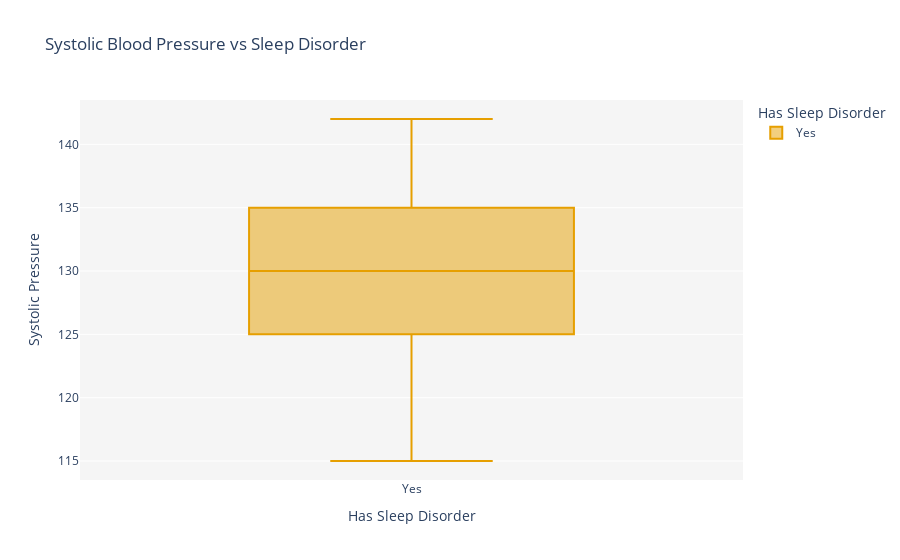
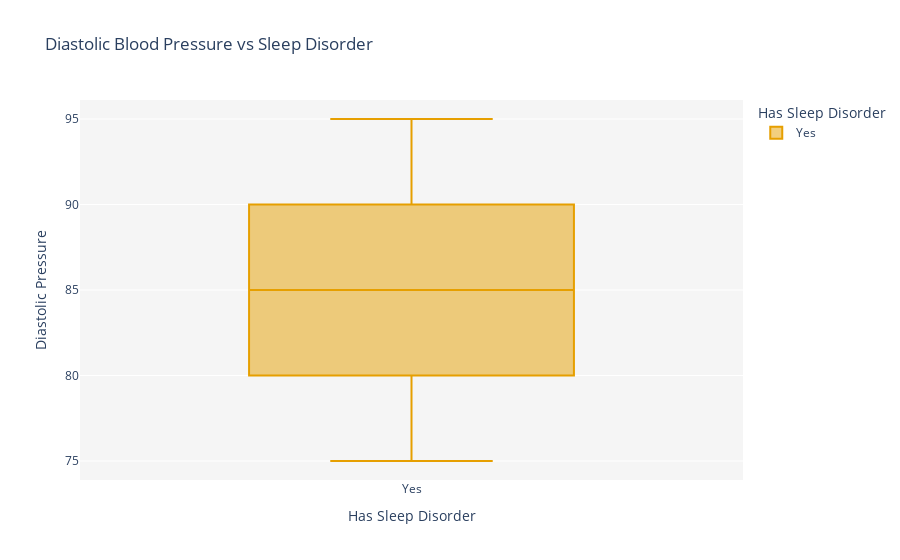
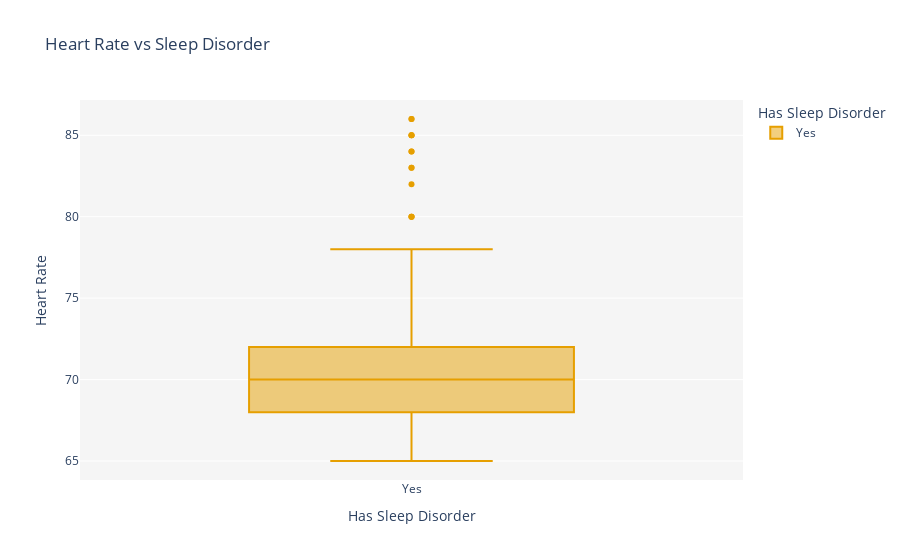

The notebook cell these images were saved under, in order:
### Markdown cell above
Null Hypothesis (H₀): There is no significant difference in blood pressure and heart rate between individuals with and without sleep disorders.
Alternative Hypothesis (H₁): There is a significant difference in blood pressure and heart rate between individuals with and without sleep disorders.

Since we are comparing two independent groups (with and without sleep disorders) on numerical variables (blood pressure, heart rate), we can use:
Independent t-test if the data is normally distributed.
Mann-Whitney U test if the data is not normally distributed (non-parametric alternative).
Levene’s test to check for equal variances before applying the t-test.
Check Normality Assumption:

Use the Shapiro-Wilk test or visualize with histograms/QQ plots.
Conduct Statistical Tests:

Apply the t-test (or Mann-Whitney U test) to compare means.
A p-value < 0.05 would indicate a statistically significant difference.

### Code cell
# Categorizing individuals based on sleep disorder status
df['Has Sleep Disorder'] = df['Sleep Disorder'].apply(lambda x: 'Yes' if x != 'None' else 'No')

# Define a color-blind friendly palette
color_palette = {'Yes': '#E69F00', 'No': '#56B4E9'}  # Orange and Blue

# Box plot for Systolic Pressure
fig1 = px.box(df, x='Has Sleep Disorder', y='Systolic Pressure',
              title='Systolic Blood Pressure vs Sleep Disorder',
              color='Has Sleep Disorder',
              color_discrete_map=color_palette)
fig1.update_layout(plot_bgcolor='#F5F5F5')  # Light gray background
fig1.show()

# Box plot for Diastolic Pressure
fig2 = px.box(df, x='Has Sleep Disorder', y='Diastolic Pressure',
              title='Diastolic Blood Pressure vs Sleep Disorder',
              color='Has Sleep Disorder',
              color_discrete_map=color_palette)
fig2.update_layout(plot_bgcolor='#F5F5F5')
fig2.show()

# Box plot for Heart Rate
fig3 = px.box(df, x='Has Sleep Disorder', y='Heart Rate',
              title='Heart Rate vs Sleep Disorder',
              color='Has Sleep Disorder',
              color_discrete_map=color_palette)
fig3.update_layout(plot_bgcolor='#F5F5F5')
fig3.show()

# Check distribution using histograms and Shapiro-Wilk test
def check_distribution(variable):
    plt.figure(figsize=(8, 5), facecolor='#F5F5F5')  # Set background color
    sns.histplot(df[variable], kde=True, color='#009E73')  # Green for contrast
    plt.title(f'Distribution of {variable}')
    plt.grid(True, linestyle='--', alpha=0.6)
    plt.show()
    
    if len(df[variable]) >= 3:
        stat, p_value = stats.shapiro(df[variable])
        print(f"{variable} - Shapiro-Wilk test p-value: {p_value}")
        if p_value > 0.05:
            print(f"{variable} appears to be normally distributed.")
        else:
            print(f"{variable} does not appear to be normally distributed.")
    else:
        print(f"{variable} has too few data points for normality test. Assuming non-normal distribution.")

# Check distributions
check_distribution('Systolic Pressure')
check_distribution('Diastolic Pressure')
check_distribution('Heart Rate')

# Statistical validation
def perform_stat_tests(variable):
    group1 = df[df['Has Sleep Disorder'] == 'Yes'][variable]
    group2 = df[df['Has Sleep Disorder'] == 'No'][variable]
    
    if len(group1) >= 3 and len(group2) >= 3:
        # Normality test
        stat, p_normal1 = stats.shapiro(group1)
        stat, p_normal2 = stats.shapiro(group2)
        
        if p_normal1 > 0.05 and p_normal2 > 0.05:
            # If both groups are normally distributed, use t-test
            stat, p_value = stats.ttest_ind(group1, group2, equal_var=False)
            test_used = "T-test"
        else:
            # Otherwise, use Mann-Whitney U test
            stat, p_value = stats.mannwhitneyu(group1, group2)
            test_used = "Mann-Whitney U test"
    else:
        p_value = None
        test_used = "Skipped - Not enough data"
    
    print(f"{variable} - {test_used}: p-value = {p_value}")

# Perform tests for Systolic Pressure, Diastolic Pressure, and Heart Rate
perform_stat_tests('Systolic Pressure')
perform_stat_tests('Diastolic Pressure')
perform_stat_tests('Heart Rate')

### Figure 1 — Plotly figure (JSON) as saved in the notebook; plotly's stock layout.template omitted (floating-point values rounded to 4 significant figures; data arrays with more than 128 entries replaced by an {"elided": "..."} marker saying what was removed)
{"data": [{"alignmentgroup": "True", "hovertemplate": "Has Sleep Disorder=%{x}<br>Systolic Pressure=%{y}<extra></extra>", "legendgroup": "Yes", "marker": {"color": "#E69F00"}, "name": "Yes", "notched": false, "offsetgroup": "Yes", "orientation": "v", "showlegend": true, "type": "box", "x": {"elided": "369 str values"}, "x0": " ", "xaxis": "x", "y": {"elided": "369 int values"}, "y0": " ", "yaxis": "y"}], "layout": {"boxmode": "overlay", "legend": {"title": {"text": "Has Sleep Disorder"}, "tracegroupgap": 0}, "plot_bgcolor": "#F5F5F5", "title": {"text": "Systolic Blood Pressure vs Sleep Disorder"}, "xaxis": {"anchor": "y", "categoryarray": ["Yes"], "categoryorder": "array", "domain": [0, 1], "title": {"text": "Has Sleep Disorder"}}, "yaxis": {"anchor": "x", "domain": [0, 1], "title": {"text": "Systolic Pressure"}}}}

### Figure 2 — Plotly figure (JSON) as saved in the notebook; plotly's stock layout.template omitted (floating-point values rounded to 4 significant figures; data arrays with more than 128 entries replaced by an {"elided": "..."} marker saying what was removed)
{"data": [{"alignmentgroup": "True", "hovertemplate": "Has Sleep Disorder=%{x}<br>Diastolic Pressure=%{y}<extra></extra>", "legendgroup": "Yes", "marker": {"color": "#E69F00"}, "name": "Yes", "notched": false, "offsetgroup": "Yes", "orientation": "v", "showlegend": true, "type": "box", "x": {"elided": "369 str values"}, "x0": " ", "xaxis": "x", "y": {"elided": "369 int values"}, "y0": " ", "yaxis": "y"}], "layout": {"boxmode": "overlay", "legend": {"title": {"text": "Has Sleep Disorder"}, "tracegroupgap": 0}, "plot_bgcolor": "#F5F5F5", "title": {"text": "Diastolic Blood Pressure vs Sleep Disorder"}, "xaxis": {"anchor": "y", "categoryarray": ["Yes"], "categoryorder": "array", "domain": [0, 1], "title": {"text": "Has Sleep Disorder"}}, "yaxis": {"anchor": "x", "domain": [0, 1], "title": {"text": "Diastolic Pressure"}}}}

### Figure 3 — Plotly figure (JSON) as saved in the notebook; plotly's stock layout.template omitted (floating-point values rounded to 4 significant figures; data arrays with more than 128 entries replaced by an {"elided": "..."} marker saying what was removed)
{"data": [{"alignmentgroup": "True", "hovertemplate": "Has Sleep Disorder=%{x}<br>Heart Rate=%{y}<extra></extra>", "legendgroup": "Yes", "marker": {"color": "#E69F00"}, "name": "Yes", "notched": false, "offsetgroup": "Yes", "orientation": "v", "showlegend": true, "type": "box", "x": {"elided": "369 str values"}, "x0": " ", "xaxis": "x", "y": {"elided": "369 int values"}, "y0": " ", "yaxis": "y"}], "layout": {"boxmode": "overlay", "legend": {"title": {"text": "Has Sleep Disorder"}, "tracegroupgap": 0}, "plot_bgcolor": "#F5F5F5", "title": {"text": "Heart Rate vs Sleep Disorder"}, "xaxis": {"anchor": "y", "categoryarray": ["Yes"], "categoryorder": "array", "domain": [0, 1], "title": {"text": "Has Sleep Disorder"}}, "yaxis": {"anchor": "x", "domain": [0, 1], "title": {"text": "Heart Rate"}}}}
